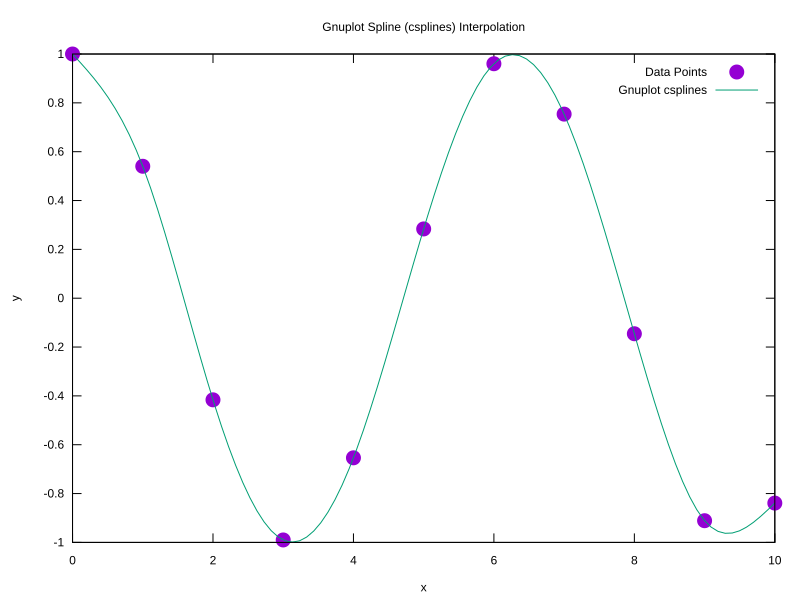

Write the gnuplot code that produced this figure.
set terminal svg size 800,600
set output "gnuplotSplinePlot.svg"

set title "Gnuplot Spline (csplines) Interpolation"
set xlabel "x"
set ylabel "y"
set key top right

# Plot the raw data points and a cubic spline interpolation generated by Gnuplot.
plot "dataPoints.txt" using 1:2 with points pt 7 ps 1.5 title "Data Points", \
     "dataPoints.txt" using 1:2 smooth csplines with lines title "Gnuplot csplines"
